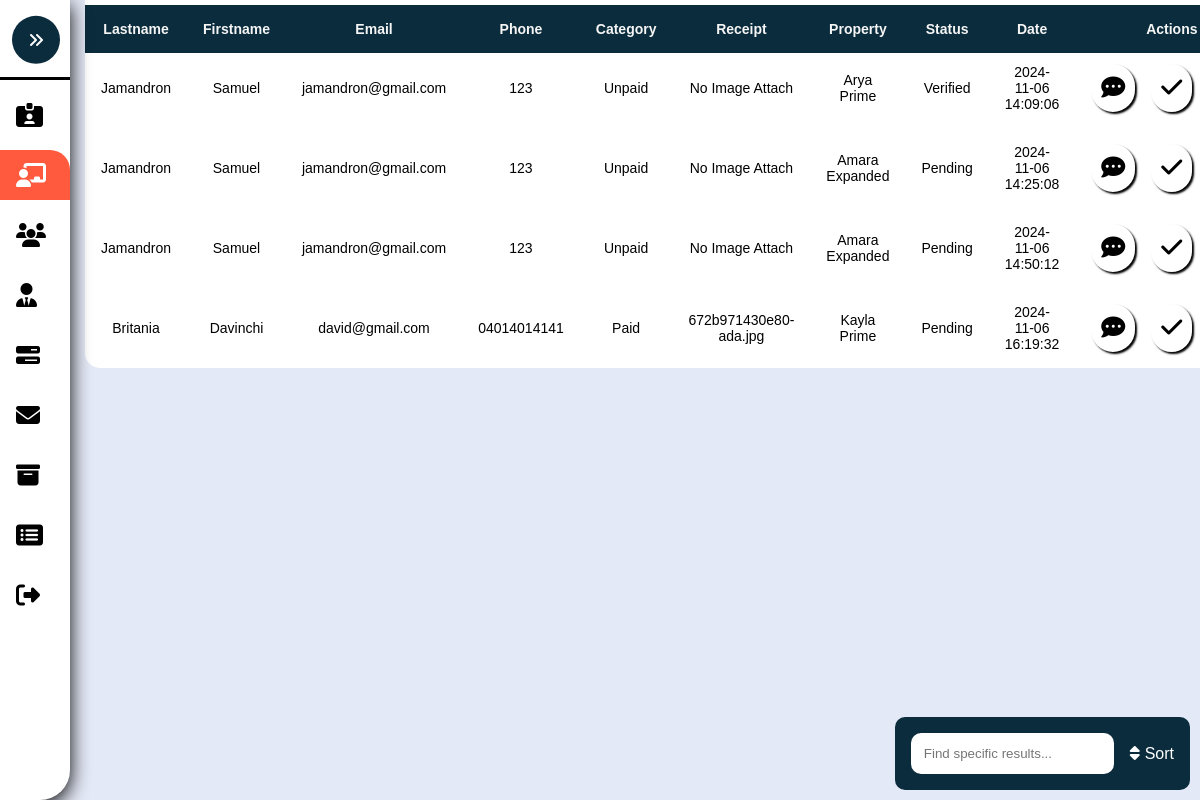
The page /Admin-Pending.php on the database as committed earlier.
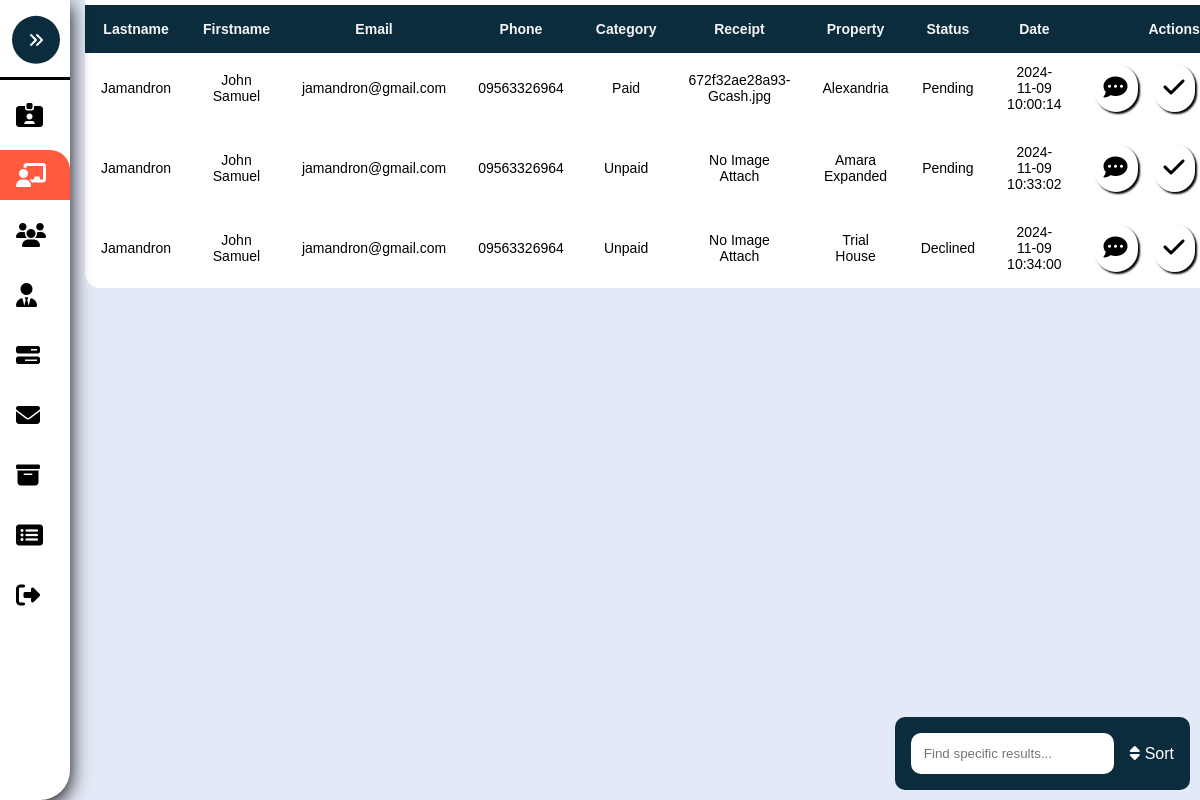
The same page on the database as committed later.
### tables this page shows
CREATE TABLE `pending` (
  `PendingID` int(8) NOT NULL,
  `Lastname` varchar(255) NOT NULL,
  `Firstname` varchar(255) NOT NULL,
  `Email` varchar(255) NOT NULL,
  `Phone` varchar(255) NOT NULL,
  `Message` varchar(255) NOT NULL,
  `Address` varchar(255) NOT NULL,
  `Category` varchar(255) NOT NULL,
  `Receipt` longblob NOT NULL,
  `Date` timestamp NOT NULL DEFAULT current_timestamp(),
  `Status` varchar(255) NOT NULL,
  `Requirements` varchar(255) NOT NULL,
  `UserID` int(8) NOT NULL,
  `PropertyID` int(8) NOT NULL
);

CREATE TABLE `properties` (
  `PropertyID` int(8) NOT NULL,
  `Property` varchar(255) NOT NULL,
  `Description` varchar(255) NOT NULL,
  `Price` varchar(255) NOT NULL,
  `Bedrooms` int(8) NOT NULL,
  `Bathrooms` int(8) NOT NULL,
  `Lot` varchar(255) NOT NULL,
  `Block` varchar(255) NOT NULL,
  `Phase` varchar(255) NOT NULL,
  `Area_sqft` varchar(255) NOT NULL,
  `VirtualTour` varchar(255) NOT NULL,
  `Calendar` timestamp NOT NULL DEFAULT current_timestamp(),
  `Status` varchar(255) NOT NULL,
  `IExterior` longblob DEFAULT NULL,
  `IBedroom` longblob DEFAULT NULL,
  `IBathroom` longblob DEFAULT NULL,
  `IAttic` longblob DEFAULT NULL,
  `IDining` longblob DEFAULT NULL,
  `Role` varchar(255) NOT NULL
);

### Admin-Pending.php (the view, shortened to what the changed rows need)
<?php
	include './Assets/Php/Connection.php';
?>
<!DOCTYPE html>
<html>
<head>
	<link rel="stylesheet" type="text/css" href="./Assets/Css/Admin.css?v=<?php echo time(); ?>">
</head>
<body>
	<main class="main">
		<section class="Table-section" id="Table-Section">
			<div class="container">
				<table class="table" id="table">
					<tr>
						<th>Lastname</th>
						<th>Firstname</th>
						<th>Email</th>
						<th>Phone</th>
						<th>Category</th>
						<th>Receipt</th>
						<th>Property</th>
						<th>Status</th>
						<th>Date</th>
						<th class="action-center">Actions</th>
					</tr>
				<?php
					if(isset($_POST['Sort-btn'])){
						$Sortlist = $_POST['Sort-Option'];
						if($Sortlist == "Paid"){
							$sql = "SELECT Pending.*, Properties.Property FROM Pending JOIN Properties ON Pending.PropertyID = Properties.PropertyID WHERE Category = 'Paid' ";
						}elseif($Sortlist == "Unpaid"){
							$sql = "SELECT Pending.*, Properties.Property FROM Pending JOIN Properties ON Pending.PropertyID = Properties.PropertyID WHERE Category = 'Unpaid' ";
						}elseif($Sortlist == "Pending"){
							$sql = "SELECT Pending.*, Properties.Property FROM Pending JOIN Properties ON Pending.PropertyID = Properties.PropertyID WHERE Pending.Status = 'Pending' ";
						}elseif($Sortlist == "Verified"){
							$sql = "SELECT Pending.*, Properties.Property FROM Pending JOIN Properties ON Pending.PropertyID = Properties.PropertyID WHERE Pending.Status = 'Verified' ";
						}elseif($Sortlist == "Declined"){
							$sql = "SELECT Pending.*, Properties.Property FROM Pending JOIN Properties ON Pending.PropertyID = Properties.PropertyID WHERE Pending.Status = 'Declined' ";
						}else{
							$sql = "SELECT Pending.*, Properties.Property FROM Pending JOIN Properties ON Pending.PropertyID = Properties.PropertyID ORDER BY Category DESC";
						}
					}else{
						$sql = "SELECT Pending.*, Properties.Property FROM Pending JOIN Properties ON Pending.PropertyID = Properties.PropertyID ";
					}
						$rs = mysqli_query($conn, $sql);
						if($rs){
							while ($row = mysqli_fetch_assoc($rs)) {
								$PendingID = $row['PendingID'];
								$Lastname = $row['Lastname'];
								$Firstname = $row['Firstname'];
								$Email = $row['Email'];
								$Phone = $row['Phone'];
								$Selected_Property = $row['Property'];
								$Status = $row['Status'];
								$Category = $row['Category'];
								$Receipt = $row['Receipt'];
								$Date = $row['Date'];
								echo "
								<tr>
									<td>".$Lastname."</td>
									<td>".$Firstname."</td>
									<td>".$Email."</td>
									<td>".$Phone."</td>
									<td>".$Category."</td>
									<td>".$Receipt."</td>
									<td>".$Selected_Property."</td>
									<td>".$Status."</td>
									<td>".$Date."</td>
									<td class='td-action'>
										<a href='./Admin-ViewPending.php?ViewID=".$PendingID."' class='custom-tooltip' data-title='View/Edit'>
											<i class='fa-solid fa-comment-dots'></i>
										</a>
										<a href='./Assets/Php/Admin.php?SelectedID=".$PendingID."' onclick='return AcceptConfirmation()'' class='custom-tooltip' data-title='Confirm'>
											<i class='fa-sharp fa-solid fa-check'></i>
										</a>
										<a href='./Assets/Php/Admin.php?archiveID=".$PendingID."&value=Pending' onclick='return archiveConfirmation()'' class='custom-tooltip' data-title='Archive'>
											<i class='fa-solid fa-box-archive' ></i>
										</a>
									</td>
								</tr>
								";
							}
							echo " </table>";
						}
					?>
			</div>
		</section>
	</main>
</body>
</html>

Rows that differ between the two databases and show on the page:
removed pending: Lastname "Jamandron", Firstname "Samuel", Email "jamandron@gmail.com", Phone "123", Category "Unpaid", Receipt "No Image Attach", PropertyID.Property "Arya Prime", Status "Verified", Date "2024-11-06 14:09:06"
removed pending: Lastname "Jamandron", Firstname "Samuel", Email "jamandron@gmail.com", Phone "123", Category "Unpaid", Receipt "No Image Attach", PropertyID.Property "Amara Expanded", Status "Pending", Date "2024-11-06 14:25:08"
removed pending: Lastname "Jamandron", Firstname "Samuel", Email "jamandron@gmail.com", Phone "123", Category "Unpaid", Receipt "No Image Attach", PropertyID.Property "Amara Expanded", Status "Pending", Date "2024-11-06 14:50:12"
removed pending: Lastname "Britania", Firstname "Davinchi", Email "david@gmail.com", Phone "04014014141", Category "Paid", Receipt "672b971430e80-ada.jpg", PropertyID.Property "Kayla Prime", Status "Pending", Date "2024-11-06 16:19:32"
added pending: Lastname "Jamandron", Firstname "John Samuel", Email "jamandron@gmail.com", Phone "09563326964", Category "Paid", Receipt "672f32ae28a93-Gcash.jpg", PropertyID.Property "Alexandria", Status "Pending", Date "2024-11-09 10:00:14"
added pending: Lastname "Jamandron", Firstname "John Samuel", Email "jamandron@gmail.com", Phone "09563326964", Category "Unpaid", Receipt "No Image Attach", PropertyID.Property "Amara Expanded", Status "Pending", Date "2024-11-09 10:33:02"
added pending: Lastname "Jamandron", Firstname "John Samuel", Email "jamandron@gmail.com", Phone "09563326964", Category "Unpaid", Receipt "No Image Attach", PropertyID.Property "Trial House", Status "Declined", Date "2024-11-09 10:34:00"
